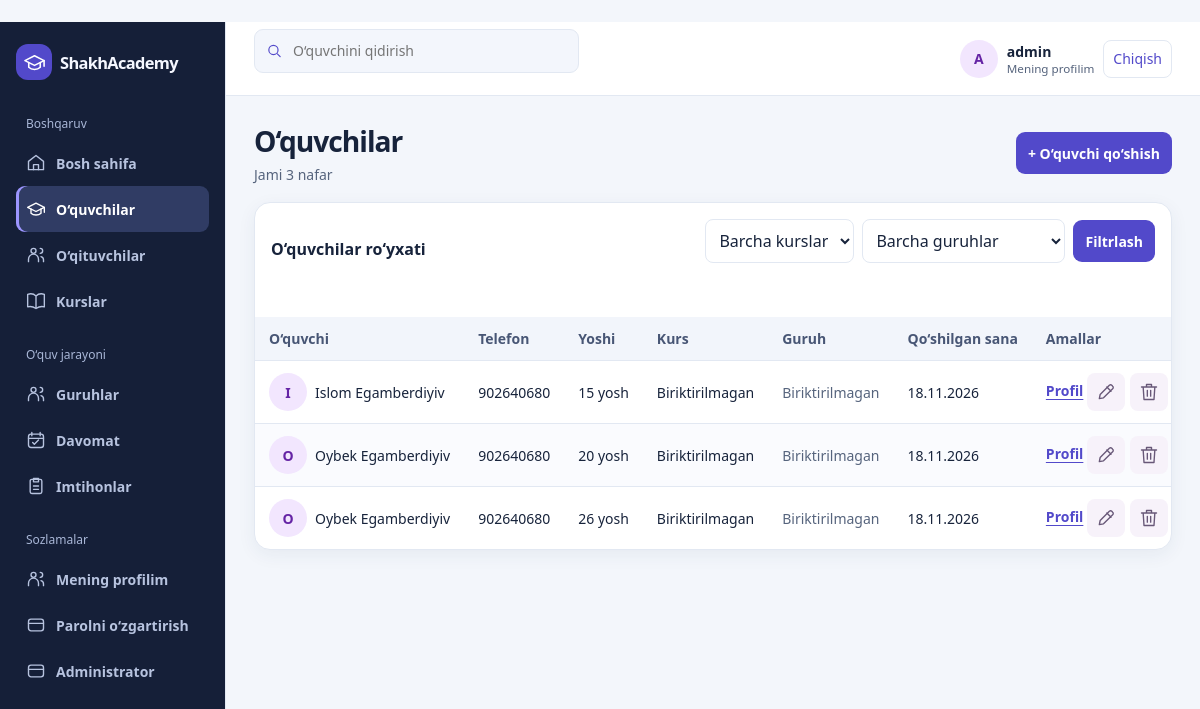
Page /students/ (signed in) on the earlier database version.
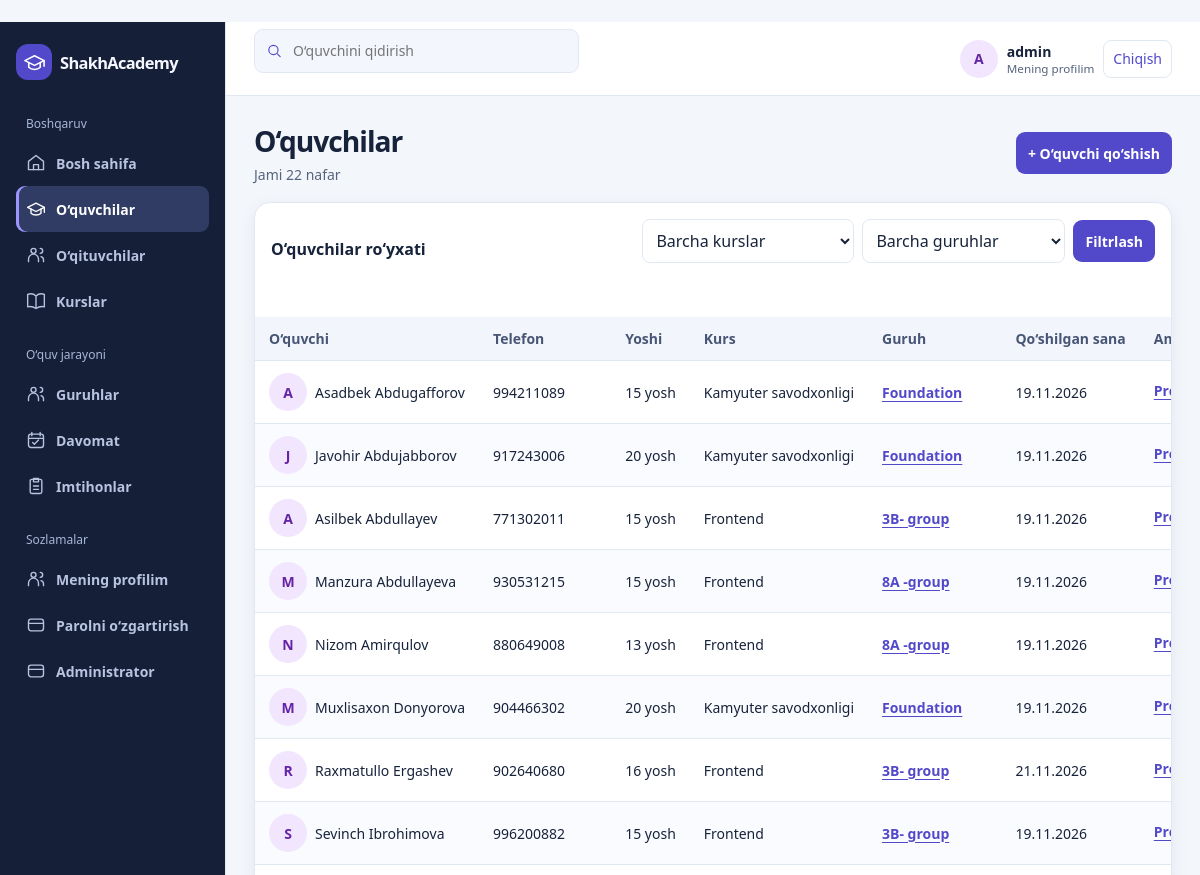
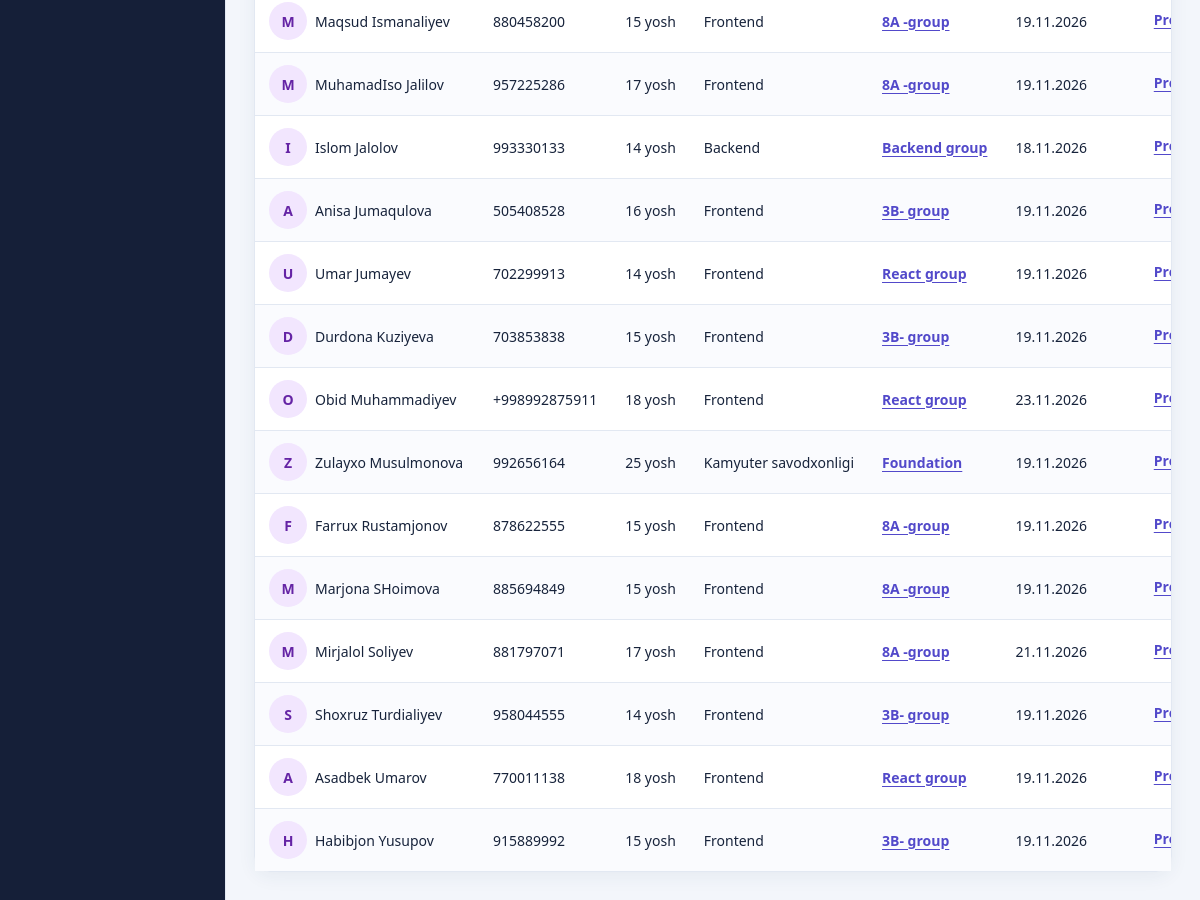
Same page on the later database version (2 pictures, top to bottom).
### cards/models.py (models this page shows, shortened)
class Student(models.Model):
    name = models.CharField(max_length=100)
    surname = models.CharField(max_length=100)
    phone = models.CharField(max_length=30)
    age = models.IntegerField()
    course = models.ForeignKey(
        Course,
        on_delete=models.SET_NULL,
        null=True,
        blank=True,
        related_name='students',
    )
    created_at = models.DateTimeField(auto_now_add=True)
    group = models.ForeignKey(
        StudentGroup, on_delete=models.PROTECT, null=True, blank=True,
        related_name='students',
    )
    def __str__(self):
        return f'{self.name} {self.surname}'

class Course(models.Model):
    title = models.CharField(max_length=150)
    description = models.TextField()
    price = models.IntegerField()
    duration = models.CharField(max_length=100)
    def __str__(self):
        return self.title

class StudentGroup(models.Model):
    name = models.CharField('Guruh nomi', max_length=100, unique=True)
    class Meta:
        ordering = ('name',)

### cards/views.py (the view)
# urls.py: path('students/', views.student_list, name='student_list'),
@login_required
def student_list(request):
    students = Student.objects.select_related('course', 'group').order_by('surname', 'name')
    course_id = request.GET.get('course')
    if course_id and course_id.isascii() and course_id.isdecimal() and len(course_id) <= 18:
        students = students.filter(course_id=course_id)
    group_id = request.GET.get('group', '')
    if group_id == 'none':
        students = students.filter(group__isnull=True)
    elif group_id.isascii() and group_id.isdecimal() and len(group_id) <= 18:
        students = students.filter(group_id=group_id)
    query = request.GET.get('q', '').strip()
    for term in query.split():
        students = students.filter(Q(name__icontains=term) | Q(surname__icontains=term)
                                   | Q(phone__icontains=term))
    return render(request, 'students.html', {
        'students': students,
        'courses': Course.objects.order_by('title'),
        'selected_course': course_id or '',
        'student_count': Student.objects.count(),
        'student_query': query,
        'groups': StudentGroup.objects.all(),
        'selected_group': group_id,
    })

### templates/students.html (shortened to what this page needs)
﻿{% extends "base.html" %}
{% block content %}
<div class="page-head">
  <div><h1>O‘quvchilar</h1><div class="muted">Jami {{ student_count }} nafar</div></div>
  {% if perms.cards.add_student %}<a class="button" href="{% url 'student_add' %}">+ O‘quvchi qo‘shish</a>{% endif %}
</div>
<div class="panel">
  <div class="panel-head">
    <h2>O‘quvchilar ro‘yxati</h2>
    <form class="toolbar" method="get">
      <select name="course" aria-label="Kurs bo‘yicha filtrlash">
        <option value="">Barcha kurslar</option>
      </select>
      <select name="group" aria-label="Guruh bo‘yicha filtrlash">
        <option value="">Barcha guruhlar</option>
      </select>
      <button class="button" type="submit">Filtrlash</button>
    </form>
  </div>
  {% include "student_table.html" %}
</div>
{% endblock %}

### templates/student_table.html
﻿<div class="table-wrap" tabindex="0" aria-label="O‘quvchilar jadvali">
  <table>
    <thead><tr><th scope="col">O‘quvchi</th><th scope="col">Telefon</th><th scope="col">Yoshi</th><th scope="col">Kurs</th><th scope="col">Guruh</th><th scope="col">Qo‘shilgan sana</th><th scope="col">Amallar</th></tr></thead>
    <tbody>
      {% for student in students %}
      <tr>
        <td><div class="person"><span class="person-avatar">{{ student.name|first|upper }}</span>{{ student }}</div></td>
        <td>{{ student.phone }}</td>
        <td>{{ student.age }} yosh</td>
        <td>{{ student.course|default:"Biriktirilmagan" }}</td>
        <td>{% if student.group %}<a class="panel-link" href="{% url 'group_detail' student.group_id %}">{{ student.group.name }}</a>{% else %}<span class="muted">Biriktirilmagan</span>{% endif %}</td>
        <td>{{ student.created_at|date:"d.m.Y" }}</td>
        <td><a class="panel-link" href="{% url 'student_detail' student.pk %}">Profil</a> {% include "student_actions.html" %}</td>
      </tr>
      {% empty %}
      <tr><td colspan="7" class="empty">O‘quvchilar topilmadi.</td></tr>
      {% endfor %}
    </tbody>
  </table>
</div>

### templates/student_actions.html
﻿<span class="record-actions">
  {% if perms.cards.change_student %}<a class="icon-button" href="{% url 'student_edit' student.pk %}" aria-label="O‘quvchini tahrirlash"><svg aria-hidden="true"><use href="#edit"/></svg></a>{% endif %}
  {% if perms.cards.delete_student %}<a class="icon-button" href="{% url 'student_delete' student.pk %}" aria-label="O‘quvchini o‘chirish"><svg aria-hidden="true"><use href="#trash"/></svg></a>{% endif %}
</span>

Differences in the rows shown:
removed Student: name|first "I", name+surname "Islom Egamberdiyiv", phone "902640680", age "15", course "Biriktirilmagan", created_at "18.11.2026"
removed Student: name|first "O", name+surname "Oybek Egamberdiyiv", phone "902640680", age "20", course "Biriktirilmagan", created_at "18.11.2026"
removed Student: name|first "O", name+surname "Oybek Egamberdiyiv", phone "902640680", age "26", course "Biriktirilmagan", created_at "18.11.2026"
added Student: name|first "A", name+surname "Asadbek Abdugafforov", phone "994211089", age "15", course "Kamyuter savodxonligi", group.name "Foundation", created_at "19.11.2026"
added Student: name|first "J", name+surname "Javohir Abdujabborov", phone "917243006", age "20", course "Kamyuter savodxonligi", group.name "Foundation", created_at "19.11.2026"
added Student: name|first "A", name+surname "Asilbek Abdullayev", phone "771302011", age "15", course "Frontend", group.name "3B- group", created_at "19.11.2026"
added Student: name|first "M", name+surname "Manzura Abdullayeva", phone "930531215", age "15", course "Frontend", group.name "8A -group", created_at "19.11.2026"
added Student: name|first "N", name+surname "Nizom Amirqulov", phone "880649008", age "13", course "Frontend", group.name "8A -group", created_at "19.11.2026"
added Student: name|first "M", name+surname "Muxlisaxon Donyorova", phone "904466302", age "20", course "Kamyuter savodxonligi", group.name "Foundation", created_at "19.11.2026"
added Student: name|first "R", name+surname "Raxmatullo Ergashev", phone "902640680", age "16", course "Frontend", group.name "3B- group", created_at "21.11.2026"
added Student: name|first "S", name+surname "Sevinch Ibrohimova", phone "996200882", age "15", course "Frontend", group.name "3B- group", created_at "19.11.2026"
added Student: name|first "M", name+surname "Maqsud Ismanaliyev", phone "880458200", age "15", course "Frontend", group.name "8A -group", created_at "19.11.2026"
added Student: name|first "M", name+surname "MuhamadIso Jalilov", phone "957225286", age "17", course "Frontend", group.name "8A -group", created_at "19.11.2026"
added Student: name|first "I", name+surname "Islom Jalolov", phone "993330133", age "14", course "Backend", group.name "Backend group", created_at "18.11.2026"
added Student: name|first "A", name+surname "Anisa Jumaqulova", phone "505408528", age "16", course "Frontend", group.name "3B- group", created_at "19.11.2026"
added Student: name|first "U", name+surname "Umar Jumayev", phone "702299913", age "14", course "Frontend", group.name "React group", created_at "19.11.2026"
added Student: name|first "D", name+surname "Durdona Kuziyeva", phone "703853838", age "15", course "Frontend", group.name "3B- group", created_at "19.11.2026"
added Student: name|first "O", name+surname "Obid Muhammadiyev", phone "+998992875911", age "18", course "Frontend", group.name "React group", created_at "23.11.2026"
added Student: name|first "Z", name+surname "Zulayxo Musulmonova", phone "992656164", age "25", course "Kamyuter savodxonligi", group.name "Foundation", created_at "19.11.2026"
added Student: name|first "F", name+surname "Farrux Rustamjonov", phone "878622555", age "15", course "Frontend", group.name "8A -group", created_at "19.11.2026"
added Student: name|first "M", name+surname "Marjona SHoimova", phone "885694849", age "15", course "Frontend", group.name "8A -group", created_at "19.11.2026"
added Student: name|first "M", name+surname "Mirjalol Soliyev", phone "881797071", age "17", course "Frontend", group.name "8A -group", created_at "21.11.2026"
added Student: name|first "S", name+surname "Shoxruz Turdialiyev", phone "958044555", age "14", course "Frontend", group.name "3B- group", created_at "19.11.2026"
added Student: name|first "A", name+surname "Asadbek Umarov", phone "770011138", age "18", course "Frontend", group.name "React group", created_at "19.11.2026"
added Student: name|first "H", name+surname "Habibjon Yusupov", phone "915889992", age "15", course "Frontend", group.name "3B- group", created_at "19.11.2026"
Other differences:
{{ student_count }}: "3" → "22"
